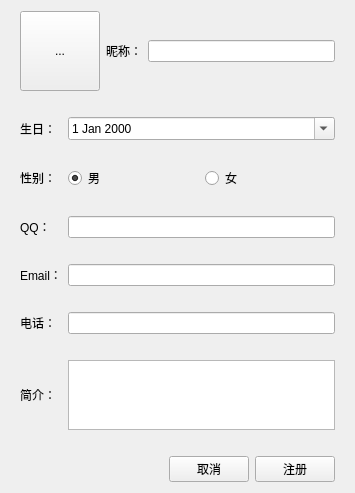
<?xml version="1.0" encoding="UTF-8"?>
<ui version="4.0">
 <class>RegisterForm</class>
 <widget class="QWidget" name="RegisterForm">
  <property name="geometry">
   <rect>
    <x>0</x>
    <y>0</y>
    <width>355</width>
    <height>462</height>
   </rect>
  </property>
  <property name="windowTitle">
   <string>注册账号</string>
  </property>
  <layout class="QGridLayout" name="gridLayout">
   <property name="leftMargin">
    <number>20</number>
   </property>
   <property name="rightMargin">
    <number>20</number>
   </property>
   <item row="3" column="1">
    <layout class="QHBoxLayout" name="horizontalLayout">
     <item>
      <widget class="QRadioButton" name="fManRBt">
       <property name="text">
        <string>男</string>
       </property>
       <property name="checked">
        <bool>true</bool>
       </property>
      </widget>
     </item>
     <item>
      <widget class="QRadioButton" name="fWomenRBt">
       <property name="text">
        <string>女</string>
       </property>
      </widget>
     </item>
    </layout>
   </item>
   <item row="0" column="0" colspan="2">
    <layout class="QGridLayout" name="gridLayout_2">
     <item row="0" column="2">
      <widget class="QLineEdit" name="fNickNameLEdit"/>
     </item>
     <item row="0" column="0">
      <widget class="QToolButton" name="fIconTBt">
       <property name="minimumSize">
        <size>
         <width>80</width>
         <height>80</height>
        </size>
       </property>
       <property name="text">
        <string>...</string>
       </property>
      </widget>
     </item>
     <item row="1" column="0" colspan="3">
      <widget class="QLabel" name="label_14">
       <property name="text">
        <string/>
       </property>
      </widget>
     </item>
     <item row="0" column="1">
      <widget class="QLabel" name="label">
       <property name="text">
        <string>昵称：</string>
       </property>
      </widget>
     </item>
    </layout>
   </item>
   <item row="13" column="0" colspan="2">
    <layout class="QHBoxLayout" name="horizontalLayout_2">
     <item>
      <spacer name="horizontalSpacer">
       <property name="orientation">
        <enum>Qt::Horizontal</enum>
       </property>
       <property name="sizeHint" stdset="0">
        <size>
         <width>303</width>
         <height>20</height>
        </size>
       </property>
      </spacer>
     </item>
     <item>
      <widget class="QPushButton" name="fCancelBt">
       <property name="text">
        <string>取消</string>
       </property>
      </widget>
     </item>
     <item>
      <widget class="QPushButton" name="fRegisterBt">
       <property name="text">
        <string>注册</string>
       </property>
      </widget>
     </item>
    </layout>
   </item>
   <item row="10" column="0" colspan="2">
    <widget class="QLabel" name="label_19">
     <property name="text">
      <string/>
     </property>
    </widget>
   </item>
   <item row="4" column="0" colspan="2">
    <widget class="QLabel" name="label_16">
     <property name="text">
      <string/>
     </property>
    </widget>
   </item>
   <item row="5" column="0">
    <widget class="QLabel" name="label_3">
     <property name="text">
      <string>QQ：</string>
     </property>
    </widget>
   </item>
   <item row="9" column="0">
    <widget class="QLabel" name="label_8">
     <property name="text">
      <string>电话：</string>
     </property>
    </widget>
   </item>
   <item row="1" column="0">
    <widget class="QLabel" name="label_2">
     <property name="text">
      <string>生日：</string>
     </property>
    </widget>
   </item>
   <item row="11" column="1">
    <widget class="QTextEdit" name="fProfileTextEdit"/>
   </item>
   <item row="8" column="0" colspan="2">
    <widget class="QLabel" name="label_18">
     <property name="text">
      <string/>
     </property>
    </widget>
   </item>
   <item row="3" column="0">
    <widget class="QLabel" name="label_6">
     <property name="text">
      <string>性别：</string>
     </property>
    </widget>
   </item>
   <item row="12" column="0" colspan="2">
    <widget class="QLabel" name="label_20">
     <property name="text">
      <string/>
     </property>
    </widget>
   </item>
   <item row="7" column="1">
    <widget class="QLineEdit" name="fEmailLEdit"/>
   </item>
   <item row="1" column="1">
    <widget class="QDateEdit" name="fBirthdayDateEdit">
     <property name="calendarPopup">
      <bool>true</bool>
     </property>
    </widget>
   </item>
   <item row="5" column="1">
    <widget class="QLineEdit" name="fQQLEdit"/>
   </item>
   <item row="6" column="0" colspan="2">
    <widget class="QLabel" name="label_17">
     <property name="text">
      <string/>
     </property>
    </widget>
   </item>
   <item row="9" column="1">
    <widget class="QLineEdit" name="fPhoneLEdit"/>
   </item>
   <item row="11" column="0">
    <widget class="QLabel" name="label_7">
     <property name="text">
      <string>简介：</string>
     </property>
    </widget>
   </item>
   <item row="7" column="0">
    <widget class="QLabel" name="label_4">
     <property name="text">
      <string>Email：</string>
     </property>
    </widget>
   </item>
   <item row="2" column="0" colspan="2">
    <widget class="QLabel" name="label_15">
     <property name="text">
      <string/>
     </property>
    </widget>
   </item>
  </layout>
 </widget>
 <layoutdefault spacing="6" margin="11"/>
 <resources/>
 <connections/>
</ui>
